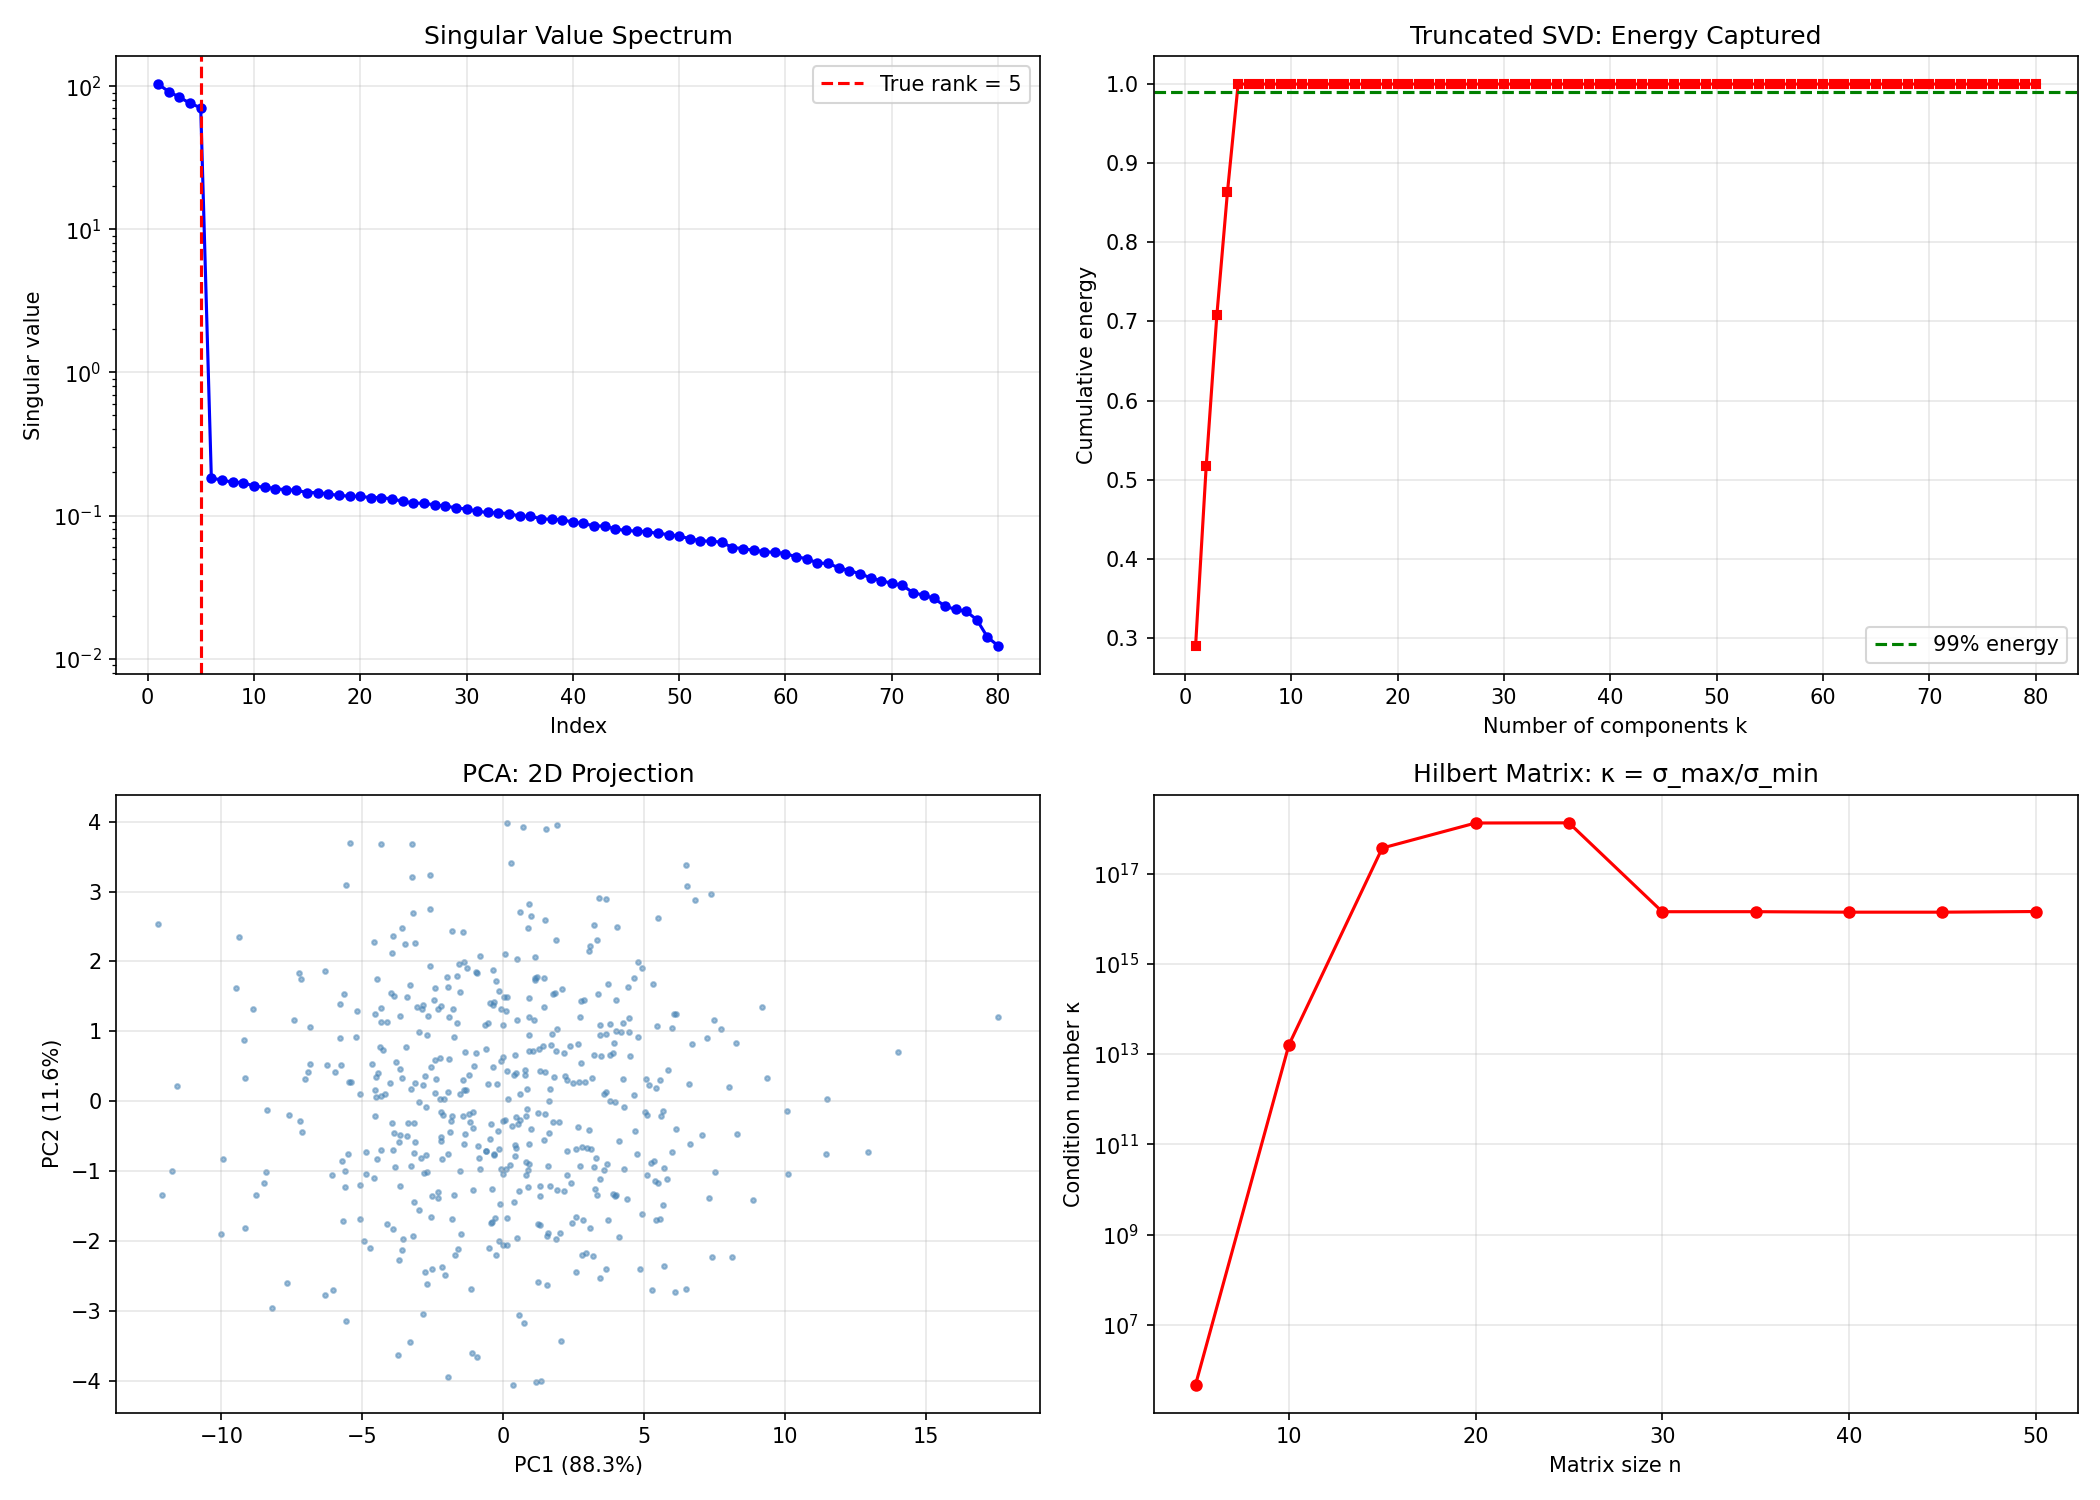

Reproduce this figure in Python.
"""
Singular Value Decomposition (SVD)
=====================================
Factor any m×n matrix A into:

    A = U Σ V^T

where:
- U (m×m) — left singular vectors (orthonormal), columns form basis for column space
- Σ (m×n) — diagonal matrix of singular values σ₁ ≥ σ₂ ≥ ... ≥ 0
- V (n×n) — right singular vectors (orthonormal), columns form basis for row space

Why SVD is fundamental:
━━━━━━━━━━━━━━━━━━━━━━
1. Works for ANY matrix (no symmetry/square requirement)
2. Reveals rank, range, null space, condition number
3. Best low-rank approximation (Eckart–Young theorem)
4. Numerically stable pseudoinverse (Moore-Penrose)
5. Principal Component Analysis (PCA) = SVD of centered data

Key relationships:
- Singular values: σᵢ = √(eigenvalue of A^T A)
- Condition number: κ(A) = σ_max / σ_min
- Rank: number of non-zero singular values
- Pseudoinverse: A⁺ = V Σ⁺ U^T

Algorithms:
- Golub-Kahan bidiagonalization + QR iteration (standard)
- One-sided Jacobi SVD (for parallel/GPU)
- Randomized SVD (for very large matrices)

Physics: data reduction, noise filtering, quantum state tomography,
         signal processing, image compression, PCA of simulation data.

Where to start:
━━━━━━━━━━━━━━
Read the docstring → run the demo → try svd_simple() on a small matrix
→ use truncated_svd() for data compression → apply to PCA.
"""

import numpy as np


def svd_power_iteration(A, k=None, tol=1e-10, max_iter=1000):
    """
    Compute SVD via successive rank-1 approximations.
    
    For each singular triplet (σ, u, v):
    1. Power iteration on A^T A to find v (right singular vector)
    2. u = Av / ||Av||
    3. σ = ||Av||
    4. Deflate: A ← A - σ u v^T
    
    Parameters
    ----------
    A : ndarray (m, n)
    k : int — number of singular values (default: min(m,n))
    
    Returns
    -------
    U, S, Vt — such that A ≈ U @ diag(S) @ Vt
    """
    A = np.array(A, dtype=float)
    m, n = A.shape
    if k is None:
        k = min(m, n)
    
    U = np.zeros((m, k))
    S = np.zeros(k)
    V = np.zeros((n, k))
    
    A_work = A.copy()
    
    for i in range(k):
        # Power iteration for dominant singular vector
        v = np.random.randn(n)
        v /= np.linalg.norm(v)
        
        for _ in range(max_iter):
            # One step of power iteration on A^T A
            v_new = A_work.T @ (A_work @ v)
            v_new_norm = np.linalg.norm(v_new)
            if v_new_norm < 1e-15:
                break
            v_new /= v_new_norm
            
            if np.abs(np.abs(np.dot(v_new, v)) - 1) < tol:
                v = v_new
                break
            v = v_new
        
        # Compute singular value and left singular vector
        Av = A_work @ v
        sigma = np.linalg.norm(Av)
        
        if sigma < 1e-14:
            break
        
        u = Av / sigma
        
        U[:, i] = u
        S[i] = sigma
        V[:, i] = v
        
        # Deflate
        A_work = A_work - sigma * np.outer(u, v)
    
    return U[:, :len(S)], S, V[:, :len(S)].T


def pseudoinverse(A, tol=1e-10):
    """
    Moore-Penrose pseudoinverse via SVD.
    
    A⁺ = V Σ⁺ U^T
    
    where Σ⁺ inverts non-zero singular values.
    Handles rank-deficient matrices gracefully.
    """
    U, s, Vt = np.linalg.svd(A, full_matrices=False)
    
    # Invert non-zero singular values
    s_inv = np.zeros_like(s)
    for i, si in enumerate(s):
        if si > tol * s[0]:  # Relative threshold
            s_inv[i] = 1.0 / si
    
    return (Vt.T * s_inv) @ U.T


def truncated_svd(A, k):
    """
    Rank-k truncated SVD — best rank-k approximation.
    
    By Eckart–Young theorem:
        A_k = U_k Σ_k V_k^T  minimizes ||A - A_k||_F
    
    Compression ratio: k(m+n+1) / (m*n)
    """
    U, s, Vt = np.linalg.svd(A, full_matrices=False)
    
    A_k = U[:, :k] @ np.diag(s[:k]) @ Vt[:k, :]
    
    # Error: ||A - A_k||_F = sqrt(σ_{k+1}² + ... + σ_r²)
    error = np.sqrt(np.sum(s[k:]**2))
    energy_captured = np.sum(s[:k]**2) / np.sum(s**2)
    
    return A_k, s[:k], error, energy_captured


def randomized_svd(A, k, p=10, n_iter=2):
    """
    Randomized SVD for very large matrices.
    
    Algorithm (Halko, Martinsson, Tropp 2011):
    1. Form random projection: Y = A @ Ω,  Ω ∈ R^{n×(k+p)}
    2. Orthonormalize: Q, _ = QR(Y)
    3. Form small matrix: B = Q^T @ A
    4. SVD of small matrix: Û, S, Vt = SVD(B)
    5. U = Q @ Û
    
    Power iteration improves accuracy for slowly decaying spectra.
    
    Complexity: O(mn(k+p)) instead of O(mn·min(m,n))
    """
    m, n = A.shape
    
    # Random projection
    Omega = np.random.randn(n, k + p)
    Y = A @ Omega
    
    # Power iteration for better accuracy
    for _ in range(n_iter):
        Y = A @ (A.T @ Y)
    
    # Orthonormalize
    Q, _ = np.linalg.qr(Y)
    
    # Project to small matrix
    B = Q.T @ A
    
    # SVD of small matrix
    U_hat, S, Vt = np.linalg.svd(B, full_matrices=False)
    
    U = Q @ U_hat
    
    return U[:, :k], S[:k], Vt[:k, :]


def pca(data, n_components=None):
    """
    Principal Component Analysis via SVD.
    
    Parameters
    ----------
    data : ndarray (n_samples, n_features)
    n_components : int — number of principal components
    
    Returns
    -------
    scores : projected data (n_samples, n_components)
    components : principal directions (n_components, n_features)
    explained_variance_ratio : fraction of variance per component
    """
    # Center data
    mean = np.mean(data, axis=0)
    X = data - mean
    
    # SVD of centered data
    U, s, Vt = np.linalg.svd(X, full_matrices=False)
    
    # Explained variance
    n = len(data)
    explained_variance = s**2 / (n - 1)
    total_var = np.sum(explained_variance)
    explained_ratio = explained_variance / total_var
    
    if n_components is None:
        n_components = min(X.shape)
    
    components = Vt[:n_components]
    scores = X @ components.T
    
    return scores, components, explained_ratio[:n_components]


# ============================================================
# Demo
# ============================================================
if __name__ == "__main__":
    print("=" * 60)
    print("SINGULAR VALUE DECOMPOSITION (SVD) DEMO")
    print("=" * 60)

    np.random.seed(42)

    # --- Basic SVD ---
    print("\n--- Basic SVD ---")
    A = np.array([[1, 2, 3],
                  [4, 5, 6],
                  [7, 8, 9],
                  [10, 11, 12]], dtype=float)
    
    U, S, Vt = svd_power_iteration(A, k=3)
    A_reconstructed = U @ np.diag(S) @ Vt
    print(f"Shape: {A.shape}")
    print(f"Singular values: {S}")
    print(f"Reconstruction error: {np.linalg.norm(A - A_reconstructed):.2e}")
    print(f"Rank (≈): {np.sum(S > 1e-10)}")
    
    # Compare with numpy
    U_np, S_np, Vt_np = np.linalg.svd(A, full_matrices=False)
    print(f"NumPy singular values: {S_np}")

    # --- Pseudoinverse ---
    print("\n--- Pseudoinverse: Least-squares via SVD ---")
    # Overdetermined system: 4 equations, 2 unknowns
    A_ls = np.array([[1, 1], [1, 2], [1, 3], [1, 4]], dtype=float)
    b = np.array([2.1, 3.9, 6.2, 7.8])
    
    A_pinv = pseudoinverse(A_ls)
    x_ls = A_pinv @ b
    print(f"Least-squares solution: {x_ls}")
    print(f"Residual: {np.linalg.norm(A_ls @ x_ls - b):.4f}")

    # --- Truncated SVD (image compression analogy) ---
    print("\n--- Truncated SVD: Low-rank approximation ---")
    m, n = 100, 80
    # Create a matrix with known rank structure
    true_rank = 5
    A_lr = np.random.randn(m, true_rank) @ np.random.randn(true_rank, n)
    A_lr += 0.01 * np.random.randn(m, n)  # Small noise
    
    for k in [1, 3, 5, 10]:
        A_k, s_k, err, energy = truncated_svd(A_lr, k)
        ratio = k * (m + n + 1) / (m * n)
        print(f"  Rank-{k:2d}: error={err:.4f}, energy={energy:.4f}, "
              f"compression={ratio:.3f}")

    # --- Randomized SVD ---
    print("\n--- Randomized SVD (large matrix) ---")
    m, n = 1000, 500
    A_big = np.random.randn(m, 10) @ np.random.randn(10, n)
    
    import time
    t0 = time.perf_counter()
    U_r, S_r, Vt_r = randomized_svd(A_big, k=10)
    t_rand = time.perf_counter() - t0
    
    t0 = time.perf_counter()
    U_f, S_f, Vt_f = np.linalg.svd(A_big, full_matrices=False)
    t_full = time.perf_counter() - t0
    
    print(f"Randomized SVD:  {t_rand*1000:.1f} ms, top sing vals = {S_r[:5].round(2)}")
    print(f"Full SVD:        {t_full*1000:.1f} ms, top sing vals = {S_f[:5].round(2)}")

    # --- PCA ---
    print("\n--- PCA on synthetic data ---")
    n_samples = 500
    # 3D data that lies mostly on a 2D plane
    t_param = np.random.randn(n_samples)
    s_param = np.random.randn(n_samples)
    data_3d = np.column_stack([
        2*t_param + s_param,
        t_param - s_param + 0.5*np.random.randn(n_samples),
        3*t_param + 2*s_param + 0.3*np.random.randn(n_samples)
    ])
    
    scores, components, var_ratio = pca(data_3d, n_components=3)
    print(f"Explained variance ratio: {var_ratio}")
    print(f"First 2 components capture {var_ratio[:2].sum()*100:.1f}% of variance")

    # Plot
    try:
        import matplotlib.pyplot as plt
        
        fig, axes = plt.subplots(2, 2, figsize=(14, 10))
        
        # Singular value spectrum
        _, S_demo, _ = np.linalg.svd(A_lr, full_matrices=False)
        axes[0, 0].semilogy(range(1, len(S_demo)+1), S_demo, 'bo-', markersize=4)
        axes[0, 0].axvline(true_rank, color='r', linestyle='--', label=f'True rank = {true_rank}')
        axes[0, 0].set_xlabel('Index')
        axes[0, 0].set_ylabel('Singular value')
        axes[0, 0].set_title('Singular Value Spectrum')
        axes[0, 0].legend()
        axes[0, 0].grid(True, alpha=0.3)
        
        # Energy captured
        S_cumul = np.cumsum(S_demo**2) / np.sum(S_demo**2)
        axes[0, 1].plot(range(1, len(S_cumul)+1), S_cumul, 'rs-', markersize=4)
        axes[0, 1].axhline(0.99, color='g', linestyle='--', label='99% energy')
        axes[0, 1].set_xlabel('Number of components k')
        axes[0, 1].set_ylabel('Cumulative energy')
        axes[0, 1].set_title('Truncated SVD: Energy Captured')
        axes[0, 1].legend()
        axes[0, 1].grid(True, alpha=0.3)
        
        # PCA 2D projection
        axes[1, 0].scatter(scores[:, 0], scores[:, 1], s=5, alpha=0.5, c='steelblue')
        axes[1, 0].set_xlabel(f'PC1 ({var_ratio[0]*100:.1f}%)')
        axes[1, 0].set_ylabel(f'PC2 ({var_ratio[1]*100:.1f}%)')
        axes[1, 0].set_title('PCA: 2D Projection')
        axes[1, 0].grid(True, alpha=0.3)
        
        # Condition number visualization
        kappas = []
        ns = range(5, 55, 5)
        for ni in ns:
            H = np.zeros((ni, ni))
            for i in range(ni):
                for j in range(ni):
                    H[i, j] = 1.0 / (i + j + 1)  # Hilbert matrix
            _, sh, _ = np.linalg.svd(H)
            kappas.append(sh[0] / sh[-1])
        
        axes[1, 1].semilogy(ns, kappas, 'ro-', markersize=5)
        axes[1, 1].set_xlabel('Matrix size n')
        axes[1, 1].set_ylabel('Condition number κ')
        axes[1, 1].set_title('Hilbert Matrix: κ = σ_max/σ_min')
        axes[1, 1].grid(True, alpha=0.3)
        
        plt.tight_layout()
        plt.savefig("svd.png", dpi=150)
        plt.show()
    except ImportError:
        print("(matplotlib not available)")
